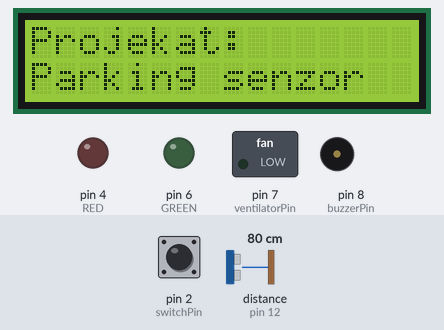
Bench run of a sketch on a simulated Arduino Uno, built with avr-gcc and run on an emulated ATmega328P. Shown: 16×2 character LCD, switched loads named in the sketch (green lamp = pin HIGH), output pins drawn as LEDs (lit = HIGH), buzzer (waves = sounding, pin HIGH). Wiring (inferred from the names in the program): ultrasonic range finder: trigger pin 13; echo pin 12. Dashed ring = blinking. The test bench sets the inputs (shaded band); at power-on: distance to the obstacle (sensor on pin 12) 80 cm, pin 2 (switchPin) HIGH. The echo pulse lasts 58.3 µs per cm; pins used as bus, display or sensor lines are not drawn; what the sketch prints to the serial monitor is not drawn.

Above: at 4.7 s.
At 8.8 s:
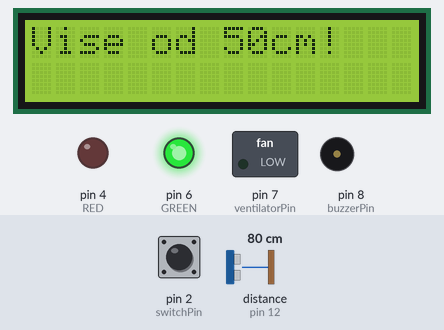
8.9 s: distance to the obstacle (sensor on pin 12) set to 56 cm
10.4 s: distance to the obstacle (sensor on pin 12) set to 46 cm
At 10.98 s:
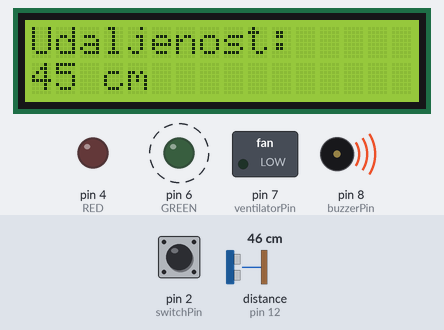
12.6 s: pin 2 (switchPin) pulled LOW for 1 s
At 14.0 s:
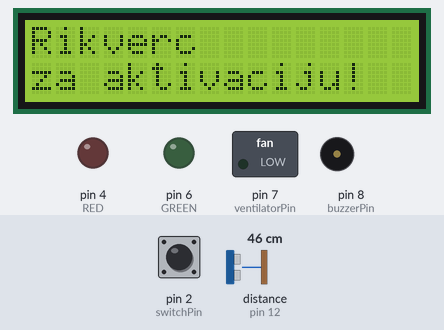
15.1 s: distance to the obstacle (sensor on pin 12) set to 299 cm
At 17.1 s:
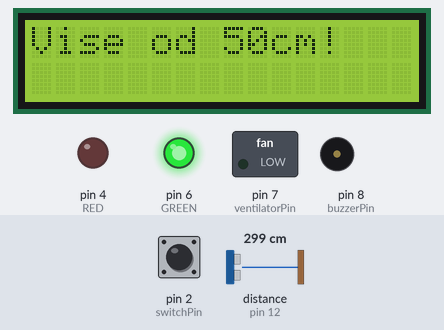
18.1 s: pin 2 (switchPin) pulled LOW for 3.2 s
At 18.6 s:
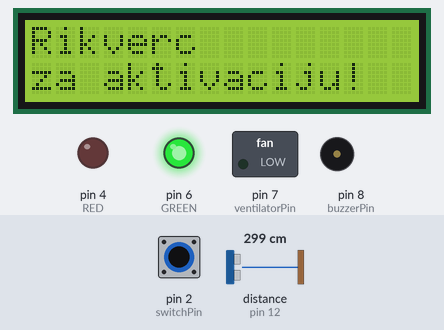
24.3 s: distance to the obstacle (sensor on pin 12) set to 120 cm
Timing chart, 0 to 27.3 s (numbered marks = the images above; inputs shaded):
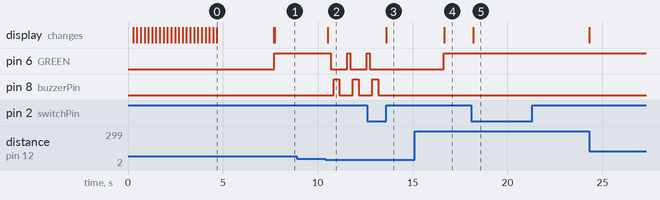

The sketch:

parkingsensorUPDATE17.05.ino
```cpp
#include <Wire.h>
#include <LiquidCrystal_I2C.h>  // includes the LiquidCrystal Library

const int switchPin = 2;  // Slide Switch (prekidac)

#define trigPin 13
#define echoPin 12
//sonar define

#define GREEN 6
#define RED 4
//LED define

#define buzzerPin 8
//Buzzer define

#define ventilatorPin 7

bool fanOn = false;
bool delayActive = false;
unsigned long previousMillis = 0;
unsigned long delayTime = 3000;  // Odlaganje od 3 sekunde

LiquidCrystal_I2C lcd(0x3f, 16, 2);
String message1 = "Projekat:";
String message2 = "Parking senzor";
String message3 = "Rikverc";
String message4 = "za aktivaciju!";

int switchState = 0;


void blink(int pin, int duration) {  // Blink function
  digitalWrite(pin, HIGH);           //Turn on LED
  delay(duration);                   // LED ON for the specified duration
  digitalWrite(pin, LOW);            //Turn off LED
  delay(duration);                   // LED OFF for the specified duration
}

void buzz(int duration) {
  digitalWrite(buzzerPin, HIGH);  // Turn on buzzer
  delay(duration);                // Wait for the specified duration
  digitalWrite(buzzerPin, LOW);   // Turn off buzzer
  delay(duration);
}

void setup() {

  Serial.begin(9600);
  pinMode(trigPin, OUTPUT);
  pinMode(echoPin, INPUT);
  pinMode(GREEN, OUTPUT);
  pinMode(RED, OUTPUT);
  pinMode(buzzerPin, OUTPUT);
  pinMode(switchPin, INPUT);
  pinMode(ventilatorPin, OUTPUT);
  lcd.init();
  lcd.backlight();
  lcd.display();
  for (int i = 0; i < message1.length(); i++) {
    lcd.print(message1.charAt(i));
    delay(200);
  }

  lcd.blink();
  lcd.setCursor(0, 1);

  for (int i = 0; i < message2.length(); i++) {
    lcd.print(message2.charAt(i));
    delay(200);
  }

  lcd.noBlink();
  delay(3000);
  lcd.clear();
}

int call_distance() {

  digitalWrite(trigPin, LOW);
  delayMicroseconds(2);
  digitalWrite(trigPin, HIGH);
  delayMicroseconds(10);
  digitalWrite(trigPin, LOW);
  long duration = pulseIn(echoPin, HIGH);
  int distance = (duration / 2) / 29.1;  // Calculate distance in centimeters
  return distance;
}

void loop() {

  int distance = call_distance();
  Serial.print("Distance (cm): ");
  Serial.println(distance);
  switchState = digitalRead(switchPin);

  unsigned long currentMillis = millis();

  if (switchState == LOW) {
    lcd.clear();
    lcd.setCursor(0, 0);
    lcd.print(message3);
    lcd.setCursor(0, 1);
    lcd.print(message4);
    delay(3000);

  } else {
    lcd.clear();
    lcd.setCursor(0, 0);
    lcd.print("Udaljenost: ");
    lcd.setCursor(0, 1);
    lcd.print(distance);
    lcd.print(" cm");

    if (distance <= 3) {
  digitalWrite(RED, HIGH);   // Turn on RED LED
  digitalWrite(GREEN, LOW);  // Turn off GREEN LED
  digitalWrite(buzzerPin, HIGH);
  digitalWrite(ventilatorPin, HIGH);
  fanOn = true;
  delayActive = false;  // Resetujemo stanje odlaganja

} else if (distance > 3 && distance <= 8) {
  digitalWrite(RED, HIGH);
  digitalWrite(GREEN, LOW);
  blink(RED, 40);  // Blink the RED LED
  buzz(50);
  if (fanOn && !delayActive) {
    previousMillis = millis();
    delayActive = true;
  }
  if (delayActive && (millis() - previousMillis >= delayTime)) {
    digitalWrite(ventilatorPin, LOW);
    fanOn = false;
    delayActive = false;
  }

} else if (distance > 8 && distance <= 15) {
  digitalWrite(RED, HIGH);
  digitalWrite(GREEN, LOW);
  blink(RED, 100);
  buzz(100);
  if (fanOn && !delayActive) {
    previousMillis = millis();
    delayActive = true;
  }
  if (delayActive && (millis() - previousMillis >= delayTime)) {
    digitalWrite(ventilatorPin, LOW);
    fanOn = false;
    delayActive = false;
  }

} else if (distance > 15 && distance <= 30) {
  digitalWrite(GREEN, HIGH);  // Turn on GREEN LED
  digitalWrite(RED, LOW);     // Turn off RED LED
  blink(GREEN, 130);          // Blink the GREEN LED
  buzz(200);
  if (fanOn && !delayActive) {
    previousMillis = millis();
    delayActive = true;
  }
  if (delayActive && (millis() - previousMillis >= delayTime)) {
    digitalWrite(ventilatorPin, LOW);
    fanOn = false;
    delayActive = false;
  }

} else if (distance > 30 && distance <= 50) {
  digitalWrite(GREEN, HIGH);
  digitalWrite(RED, LOW);
  blink(GREEN, 150);
  buzz(300);
  if (fanOn && !delayActive) {
    previousMillis = millis();
    delayActive = true;
  }
  if (delayActive && (millis() - previousMillis >= delayTime)) {
    digitalWrite(ventilatorPin, LOW);
    fanOn = false;
    delayActive = false;
  }

} else {
  digitalWrite(GREEN, HIGH);     // Turn off GREEN LED
  digitalWrite(RED, LOW);        // Turn off RED LED
  digitalWrite(buzzerPin, LOW);  // Turn off Buzzer
  lcd.clear();
  lcd.setCursor(0, 0);
  lcd.print("Vise od 50cm!");
  if (fanOn && !delayActive) {
    previousMillis = millis();
    delayActive = true;
  }
  if (delayActive && (millis() - previousMillis >= delayTime)) {
    digitalWrite(ventilatorPin, LOW);
    fanOn = false;
    delayActive = false;
  }
}
  delay(100);  // Ovaj delay mora postojati u izvršavanju
  }
}
```

Measured:
- the behaviour switches between 52 and 51 cm on distance to the obstacle (sensor on pin 12) (found by bisection; images 1 and 2)
- after the input at 8.9 s, every drawn part: stays the same
- after the input at 10.4 s, pin 6 (GREEN): alternates HIGH for 0.15 s and LOW for 0.87 s, starting after 0.28 s; pin 8 (buzzerPin): alternates HIGH for 0.30 s and LOW for 0.72 s, starting after 0.43 s; the display: changes after 0.13 s (image 2)
- after the input at 12.6 s, pin 6 (GREEN): goes on until 12.7 s, then stays LOW; pin 8 (buzzerPin): goes on until 13.2 s, then stays LOW; the display: changes after 1.0 s (image 3)
- after the input at 15.1 s, pin 6 (GREEN): goes on until 16.6 s, then stays HIGH; pin 8 (buzzerPin): stays LOW (without the input it goes to HIGH after 1.8 s); the display: changes after 1.6 s (image 4)
- after the input at 18.1 s, the display: changes after 0.11 s (image 5)
- what the display in image 0 shows lasts 3.0 s, from 4.7 s to 7.7 s
